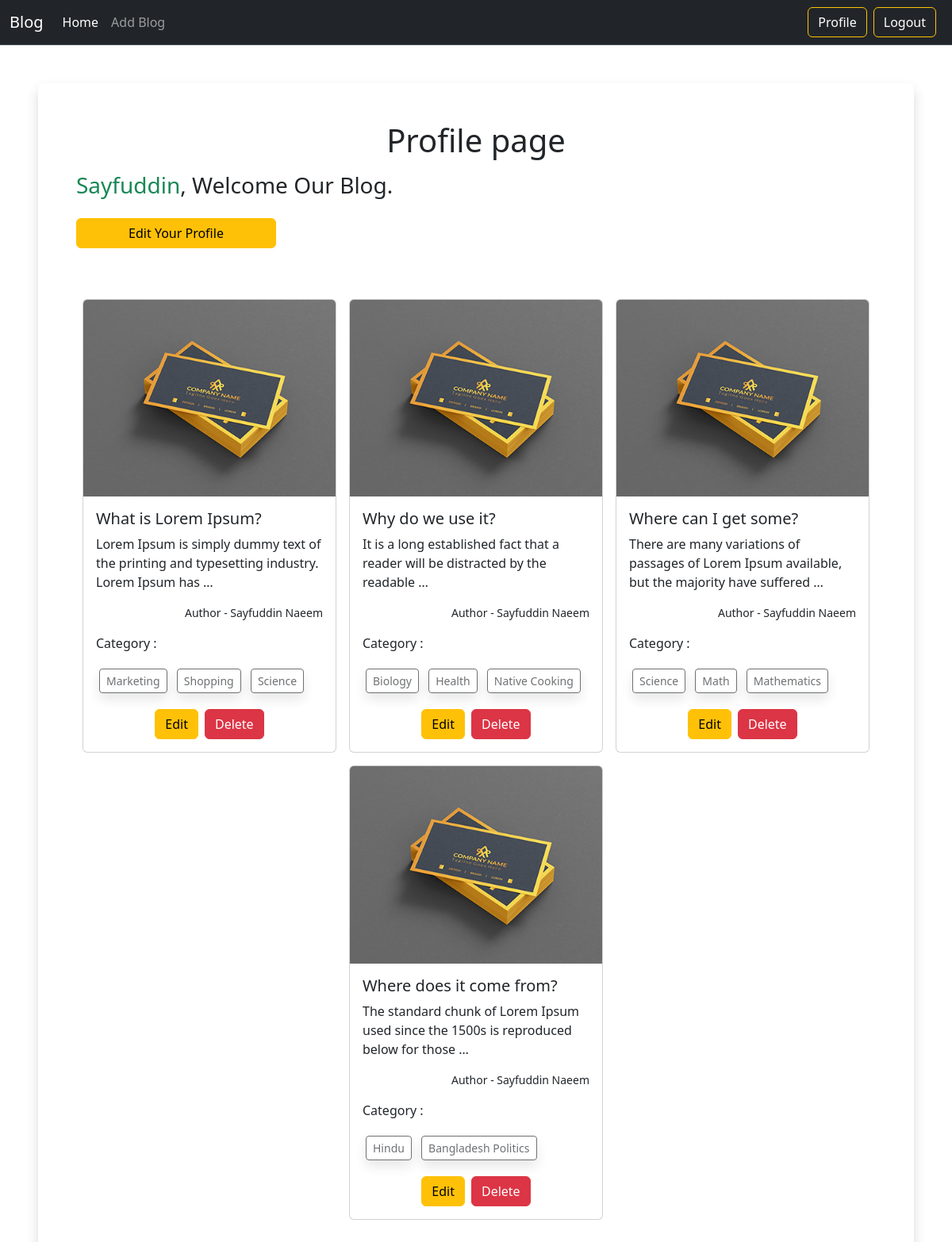
Screenshot of /author/profile/ (signed in) with the database file from the repository.
### posts/models.py (models this page shows, shortened)
class Post(models.Model):
    title = models.CharField(max_length=50)
    content = models.TextField()
    category = models.ManyToManyField(Category)
    author = models.ForeignKey(User, on_delete= models.CASCADE)
    image = models.ImageField(upload_to=get_upload_to, blank=True, null = True)

### categories/models.py (models this page shows, shortened)
class Category(models.Model):
    name = models.CharField(max_length=100)
    slug = models.SlugField(max_length=100, unique=True, null=True, blank=True)

### author/views.py (the view)
# urls.py: path('profile/', ProfileListView.as_view(), name='profile'),
@method_decorator(login_required, name='dispatch')
class ProfileListView(ListView):
    model = Post
    template_name = 'profile.html'
    context_object_name = 'data'
    def get_queryset(self) -> QuerySet[Any]:
        return Post.objects.filter(author=self.request.user)

### author/templates/profile.html (shortened to what this page needs)
{% extends "base.html" %}
{% load crispy_forms_tags %}
{% block content %}
    <div class="card shadow border-0 m-5 p-5">
        <h1 class="text-center mb-3">Profile page</h1>
        <h3><span class="text-success">{{user}}</span>, Welcome Our Blog.</h3>
        <a class="btn btn-warning my-3 w-25" href="{% url 'edit_profile' %}">Edit Your Profile</a>
        <div class="d-flex flex-wrap justify-content-center pt-5">
            {% for blog in data %}
            <div class="col-sm-4 col-lg-4 mb-3">
              <div class="card mx-2">
                <img src="{{blog.image.url}}" class="card-img-top" alt="">
                <div class="card-body">
                  <h5 class="card-title">{{blog.title}}</h5>
                  <p class="card-text">{{ blog.content | truncatewords:15 }}</p>
                  <small class="d-block text-end mb-3">Author - {{blog.author.first_name}} {{blog.author.last_name}} </small>
                  <p>
                    Category :
                    <p>
                      {% for cat in blog.category.all %}
                        <button class="btn btn-sm shadow m-1" disabled>{{cat.name}}</button>
                      {% endfor %}
                    </p>
                  </p>
                  {% if user.is_authenticated %}
                  <div class="d-flex justify-content-center">
                    <a href="{% url 'edit_blog' blog.id %}" class="btn btn-warning mx-1">Edit</a>
                    <a href="{% url 'delete_blog' blog.id %}" class="btn btn-danger mx-1">Delete</a>
                  </div>
                  {% endif %}
                </div>
              </div>
            </div>
            {% endfor %}
          </div>
    </div>
{% endblock content %}

### rows the page displays
Post: image (picture), title "What is Lorem Ipsum?", content "Lorem Ipsum is simply dummy text of the printing and typesetting industry. Lorem Ipsum has …", author.first_name "Sayfuddin", author.last_name "Naeem"
Category: name "Marketing"
Category: name "Shopping"
Category: name "Science"
Post: image (picture), title "Why do we use it?", content "It is a long established fact that a reader will be distracted by the readable …", author.first_name "Sayfuddin", author.last_name "Naeem"
Category: name "Biology"
Category: name "Health"
Category: name "Native Cooking"
Post: image (picture), title "Where can I get some?", content "There are many variations of passages of Lorem Ipsum available, but the majority have suffered …", author.first_name "Sayfuddin", author.last_name "Naeem"
Category: name "Math"
Category: name "Mathematics"
Post: image (picture), title "Where does it come from?", content "The standard chunk of Lorem Ipsum used since the 1500s is reproduced below for those …", author.first_name "Sayfuddin", author.last_name "Naeem"
Category: name "Hindu"
Category: name "Bangladesh Politics"

### other values shown
{{ user }} "Sayfuddin"
